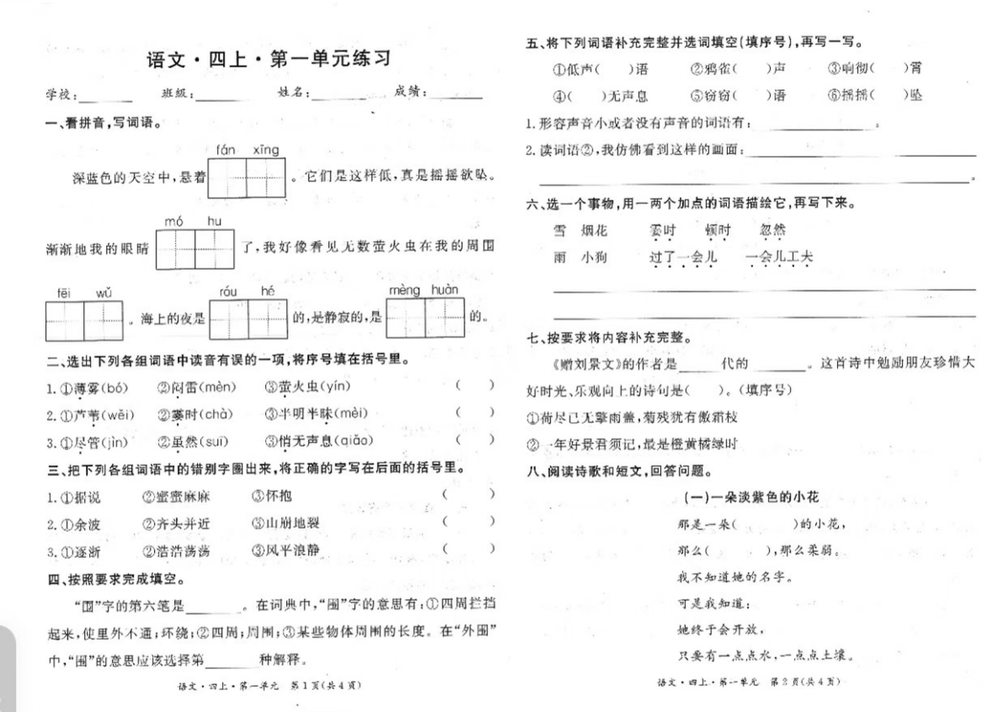
#> input picture test/U1-1.png, 992 x 712 px, shrunk from 1179 x 846 before the run, found by its file name
$ python split_pages.py
#> lines starting #> are read from the running program, lines starting #| are printed output that depends on the picture
# -*- coding: utf-8 -*-
from pathlib import Path
from PIL import Image

src = Path(r"D:\AI_WorkSPACE\Chinese Desk\test")
out = Path(r"D:\AI_WorkSPACE\Chinese Desk\test\_pages")
out.mkdir(exist_ok=True)
for name in ["U1-1.png", "U1-2.png", "U2-1.png", "U2-2.png", "U3-1.png"]:
    im = Image.open(src / name)
#> im is the input picture: PIL image 992x712 RGB; mean R, G, B 244.6, 244.6, 244.6
    w, h = im.size
#> w = 992; h = 712
    mid = w // 2
#> mid = 496
    left = im.crop((0, 0, mid + 20, h))
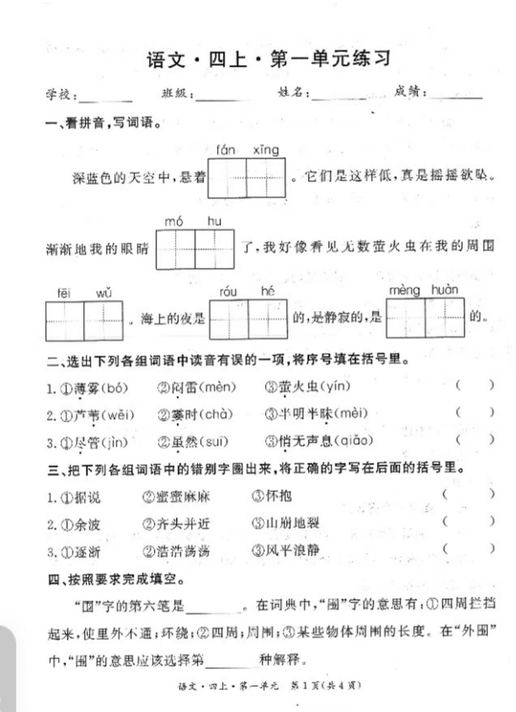
#> left: PIL image 516x712 RGB; mean R, G, B 243.4, 243.4, 243.4
    right = im.crop((mid - 20, 0, w, h))
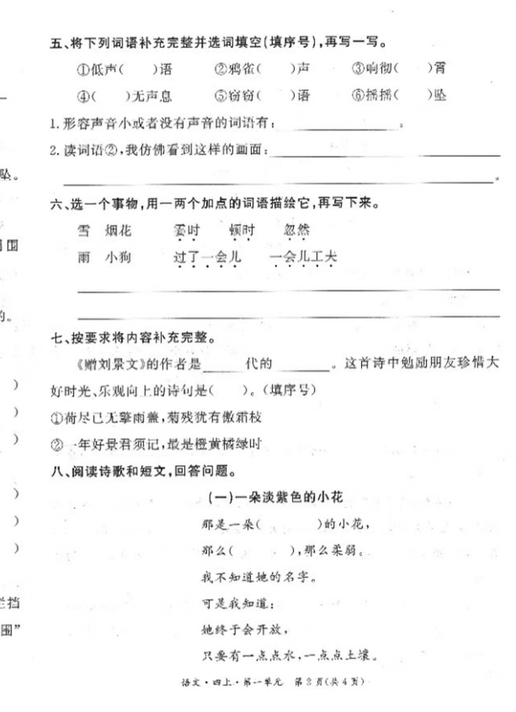
#> right: PIL image 516x712 RGB; min 0, max 255, mean 246.4
    stem = name.replace(".png", "")
    left.save(out / f"{stem}_pL.png")
    right.save(out / f"{stem}_pR.png")
    print(name, im.size, "->", left.size, right.size)
#| U1-1.png (992, 712) -> (516, 712) (516, 712)
#> pass 2 of the loop `for name in ["U1-1.png", "U1-2.png", "U2-1.png", "U2-2.png", "U3-1.png..`:
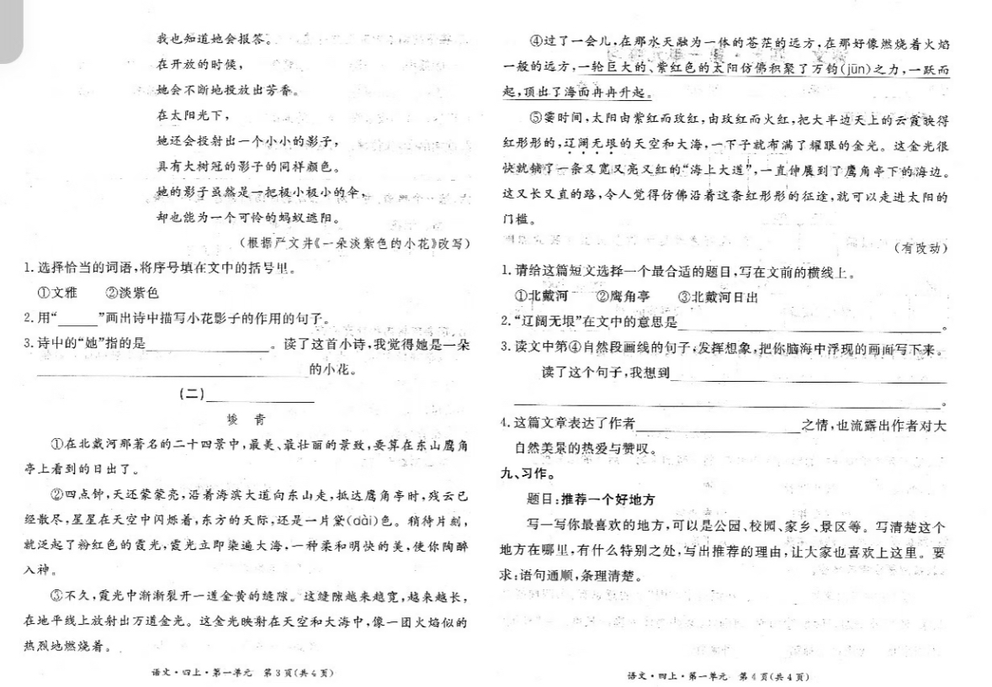
#> input picture test/U1-2.png, 992 x 687 px, shrunk from 1179 x 817 before the run, found by its file name
#> im is the input picture: PIL image 992x687 RGB; min 0, max 255, mean 243
#> `left = im.crop((0, 0, mid + 20, h))`:
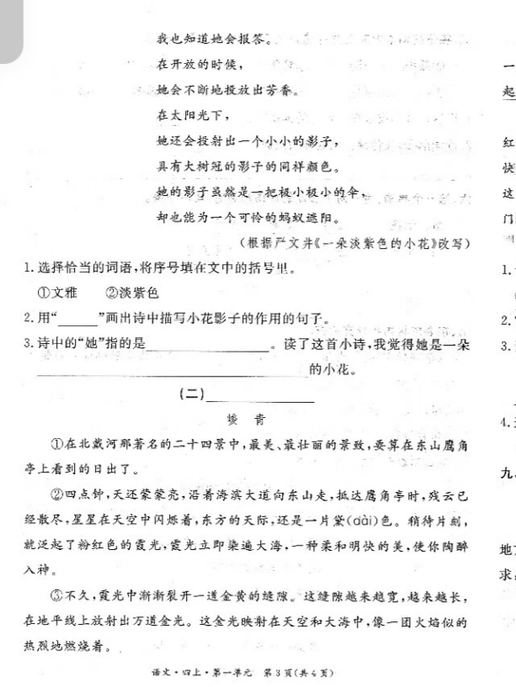
#> left: PIL image 516x687 RGB; min 0, max 255, mean 244.4
#> `right = im.crop((mid - 20, 0, w, h))`:
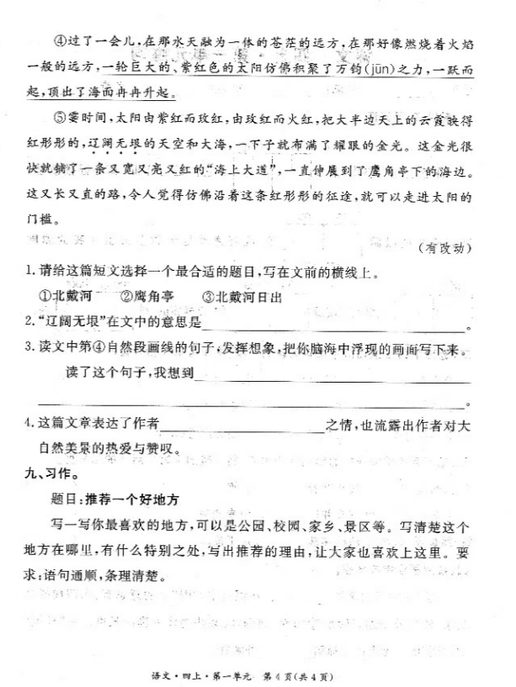
#> right: PIL image 516x687 RGB; min 0, max 255, mean 242.2
#| U1-2.png (992, 687) -> (516, 687) (516, 687)
#> pass 3 of the loop `for name in ["U1-1.png", "U1-2.png", "U2-1.png", "U2-2.png", "U3-1.png..`:
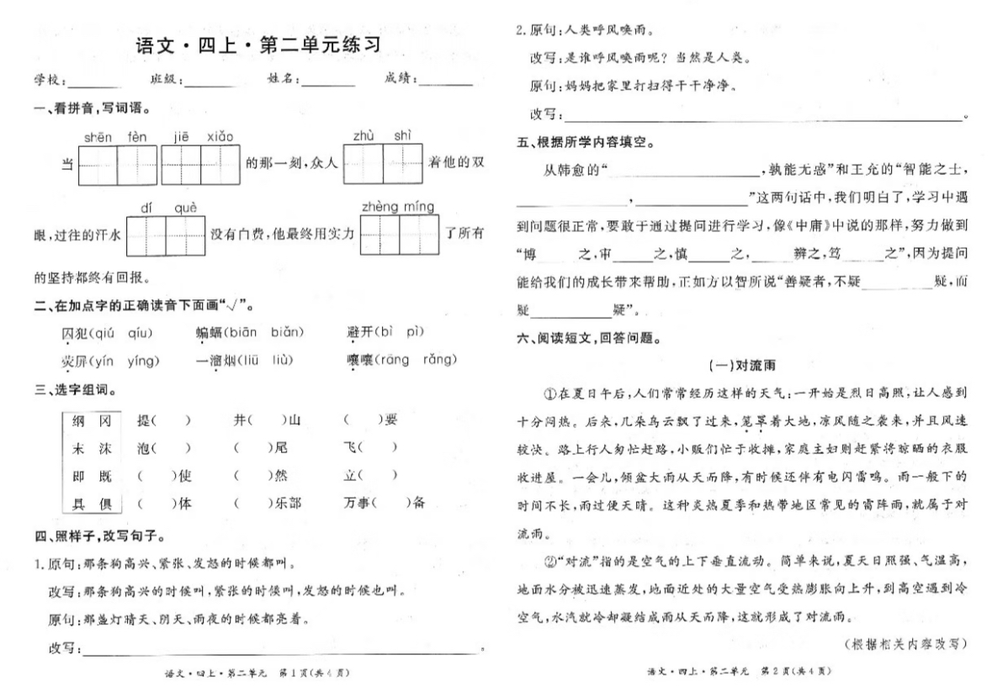
#> input picture test/U2-1.png, 992 x 692 px, shrunk from 1179 x 823 before the run, found by its file name
#> im is the input picture: PIL image 992x692 RGB; mean R, G, B 244.7, 244.7, 244.7
#> `left = im.crop((0, 0, mid + 20, h))`:
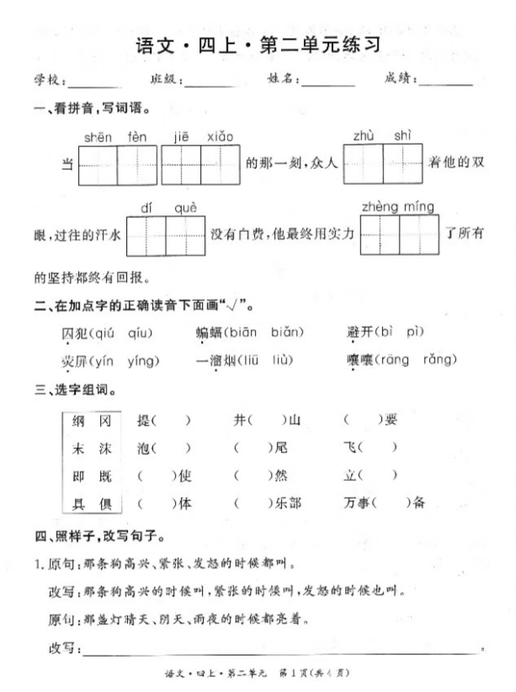
#> left: PIL image 516x692 RGB; min 0, max 255, mean 246.4
#> `right = im.crop((mid - 20, 0, w, h))`:
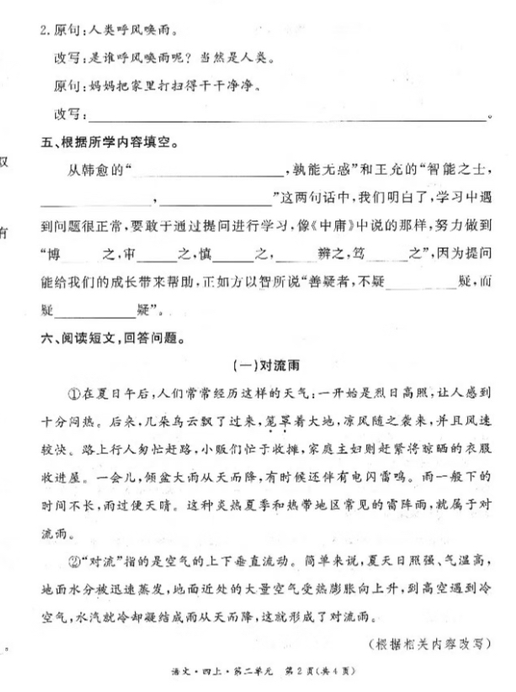
#> right: PIL image 516x692 RGB; mean R, G, B 243.8, 243.8, 243.8
#| U2-1.png (992, 692) -> (516, 692) (516, 692)
#> the loop made 5 passes; the first 3 are shown
